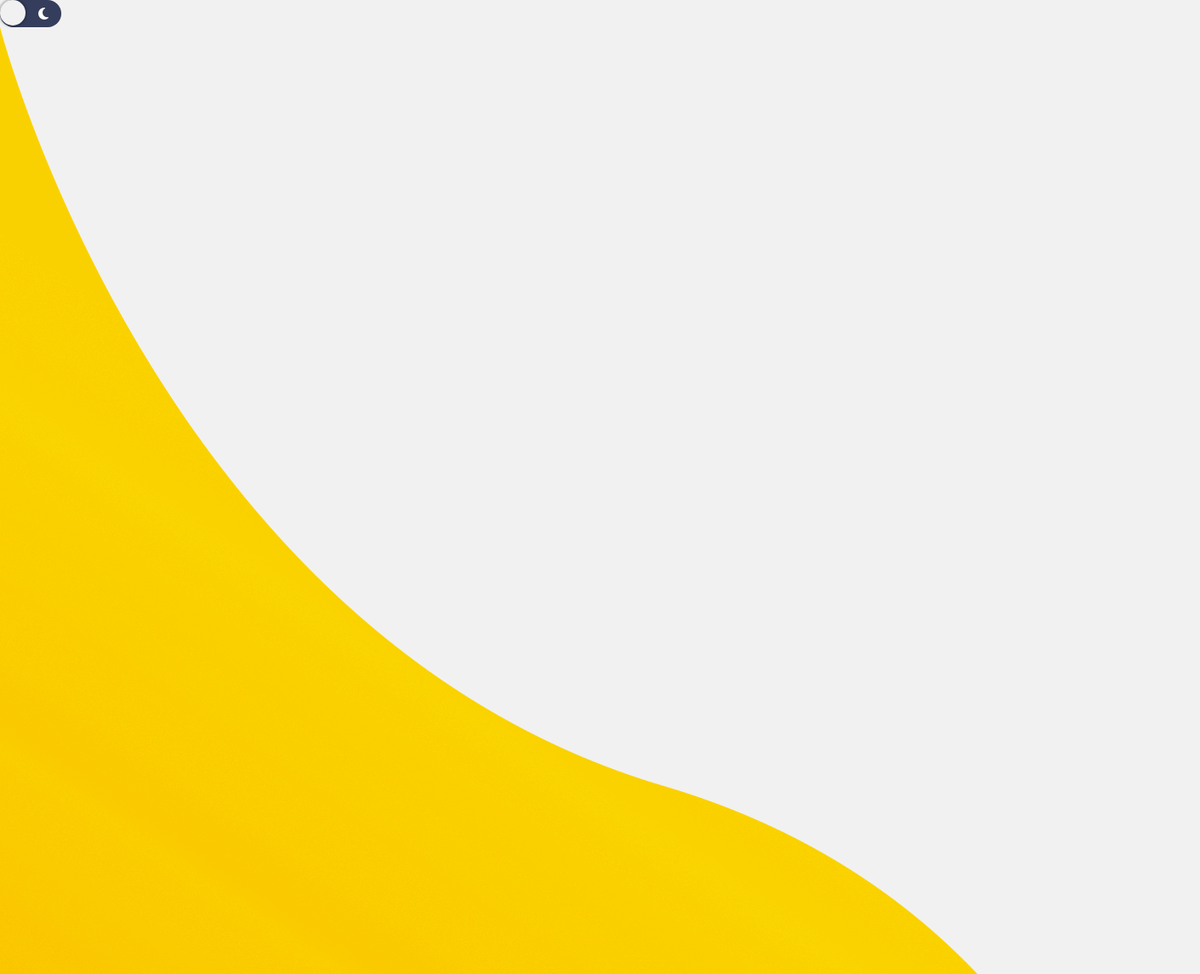
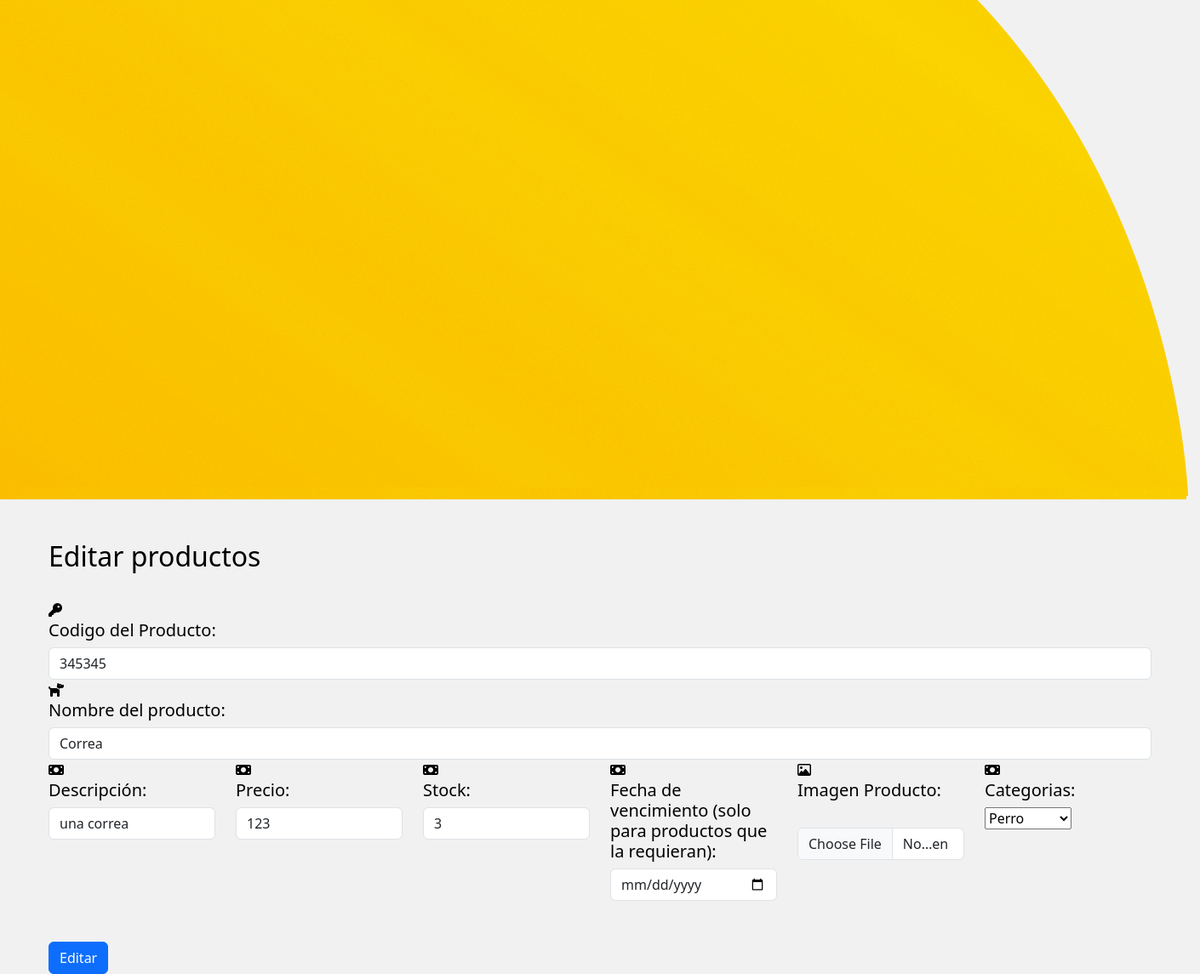
The page /editarProducto/345345 on the database its author committed (2 pictures, top to bottom).
### app/kuma/models.py (models this page shows, shortened)
class Producto(models.Model):
    sku = models.IntegerField(primary_key=True)
    nombre = models.CharField(max_length=100, null=False)
    descripcion = models.CharField(max_length=150, null=False)
    stock = models.IntegerField(null=False)
    precio = models.IntegerField(null=False)
    fecha_ingreso = models.DateField(auto_now_add=True, null=False)
    fecha_vencimiento = models.DateField(null=True, blank=True)
    categoria_id = models.ForeignKey(Categoria, on_delete=models.CASCADE)
    imagen_url = models.ImageField(upload_to="ImagenesProductos")

### app/kuma/views.py (the view)
# urls.py: path('editarProducto/<sku>', views.cargarEditarProductos),
def cargarEditarProductos(request, sku):
    productos= Producto.objects.get(sku = sku)
    categorias = Categoria.objects.all()
    cateId = productos.categoria_id
    productoCategoria = Categoria.objects.get(categoria_id = cateId.categoria_id).categoria_id
    return render(request, "editar_producto.html", {"prod": productos, "cate": categorias, "categoriaID": productoCategoria})

### app/kuma/templates/editar_producto.html (shortened to what this page needs)
<!DOCTYPE html>
<html lang="en">
<head>
    {% load static %}
    <link href="https://cdn.jsdelivr.net/npm/bootstrap@5.3.0-alpha2/dist/css/bootstrap.min.css" rel="stylesheet">
    <link rel="stylesheet" href="{% static 'CSS/style.css'%}">
</head>
<body>
    <button class="switch" id="switch">
		<span>
		  <i class="fas fa-sun"></i>
		</span>
		<span>
		  <i class="fas fa-moon"></i>
		</span>
	  </button>
    <img class="wave" src="img/wave.png">
    <div class="container mt-5">
        <div class="register-content">
            <form action="/editarProductoForm" id="formularioProducto" enctype="multipart/form-data"> {% csrf_token %}
                <h2>Editar productos</h2>
                <br>
                <div class="row">
                    <div class="col">
                        <div class="input-div one">
                            <div class="i">
                                <i class="fa fa-key"></i>
                            </div>
                            <div class="div">
                                <h5>Codigo del Producto:</h5>
                                <input readonly value="{{prod.sku}}" name="id" id="txtId" class="form-control input"  type="text">
                            </div>
                        </div>
                    </div>
                    <div class="col-m5">
                        <div class="input-div one">
                            <div class="i">
                                <i class="fa fa-dog"></i>
                            </div>
                            <div class="div">
                                <h5>Nombre del producto:</h5>
                                <input value="{{prod.nombre}}" name="producto" id="txtProducto" class="form-control input"  type="text">
                            </div>
                        </div>
                    </div>
                    <div class="col">
                        <div class="input-div one">
                            <div class="i">
                                <i class="fa fa-money-bill"></i>
                            </div>
                            <div class="div">
                                <h5>Descripción:</h5>
                                <input value="{{prod.descripcion}}" name="descripcion" id="txtDescripción" class="form-control input"  type="text">
                            </div>
                        </div>
                    </div>
                    <div class="col">
                        <div class="input-div one">
                            <div class="i">
                                <i class="fa fa-money-bill"></i>
                            </div>
                            <div class="div">
                                <h5>Precio:</h5>
                                <input value="{{prod.precio}}" name="precio" id="txtPrecio" class="form-control input"  type="text">
                            </div>
                        </div>
                    </div>
                    <div class="col">
                        <div class="input-div one">
                            <div class="i">
                                <i class="fa fa-money-bill"></i>
                            </div>
                            <div class="div">
                                <h5>Stock:</h5>
                                <input value="{{prod.stock}}"name="stock" id="txtStock" class="form-control input"  type="text">
                            </div>
                        </div>
                    </div>
                    <div class="col">
                        <div class="input-div one">
                            <div class="i">
                                <i class="fa fa-money-bill"></i>
                            </div>
                            <div class="div">
                                <h5>Fecha de vencimiento (solo para productos que la requieran):</h5>
                                <input value="{{prod.fecha_vencimiento|date:'Y-m-d '}}" name="vencimiento" id="txtVencimiento" class="form-control input"  type="date">
                            </div>
                        </div>
                    </div>
                    <div class="col">
                        <div class="input-div one">
                            <div class="i">
                                <i class="fa fa-image"></i>
                            </div>
                            <div class="div">
                                <h5>Imagen Producto:</h5>
                                <input name="Imagen" id="txtImage" class="form-control input"  type="file">
                            </div>
                        </div>
                    </div>
                    <div class="col">
                        <div class="input-div one">
                            <div class="i">
                                <i class="fa fa-money-bill"></i>
                            </div>
                            <div class="div">
                                <h5>Categorias:</h5>
                                <select name="cmdCategoria" id="cmbCategoria">
                                    {% for c in cate %}
                                    <option value="{{c.categoria_id}}" {% if categoria_id == c.categoria_id %} selected {% endif %}>{{c.nombre}}</option>
                                    {% endfor %}
                                </select>
                            </div>
                        </div>
                    </div>
                </div>
                <button id="btn-agrega" class="btn btn-primary mt-5">Editar</button>
           </form>
        </div>
    </div>
</body>
</html>

### app/kuma/static/CSS/style.css (style rules this page uses)
.row { justify-content: center; }
body { background: #f1f1f1; -webkit-transition: 0.3s ease all; transition: 0.3s ease all; }
.switch { background: #343D5B; border-radius: 1000px; border: none; position: relative; cursor: pointer; display: flex; outline: none; }
.switch::after { content: ""; display: block; width: 30px; height: 30px; position: absolute; background: #f1f1f1; top: 0; left: 0; right: unset; border-radius: 100px; transition: 0.3 ease all; box-shadow: 0px 0px 2px 2px rgba(0, 0, 0, 0.2); }
.switch span { width: 30px; height: 30px; line-height: 30px; display: block; background: none; color: #fff; }
.container { color: black; }

### rows shown on the page
Producto: id "345345", producto "Correa", descripcion "una correa", precio "123", stock "3"

### other values the page prints
form field cmdCategoria "Perro"
